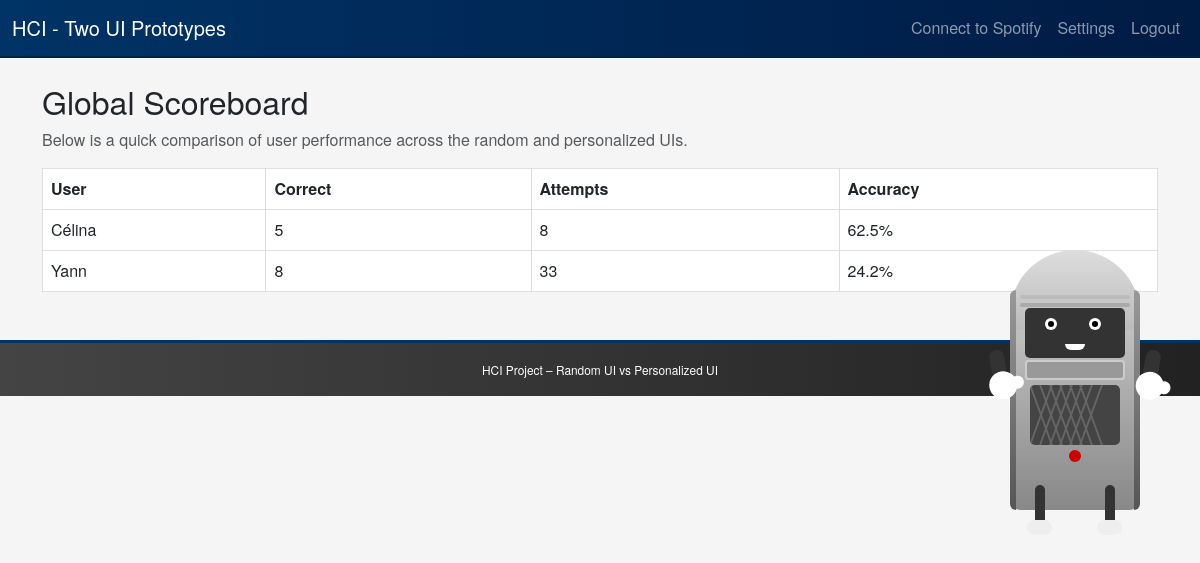
Page /scoreboard (signed in) on the earlier database version.
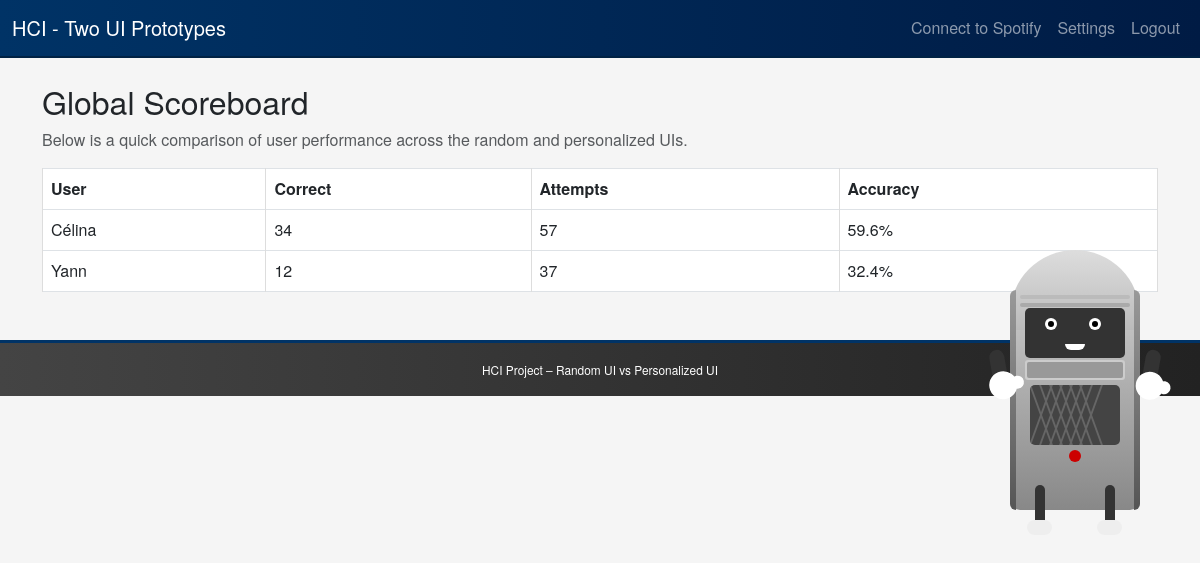
Same page on the later database version.
### models.py (models this page shows, shortened)
class User(db.Model):
    id = db.Column(db.Integer, primary_key=True)
    username = db.Column(db.String(80), unique=True, nullable=False)
    password = db.Column(db.String(80), nullable=False)
    total_correct = db.Column(db.Integer, default=0)
    total_attempts = db.Column(db.Integer, default=0)
    missed_songs = db.Column(db.String(1000), default="[]")

### routes/quiz.py (the view)
@quiz_bp.route('/scoreboard')
@require_login
def scoreboard():
    users = User.query.all()
    def accuracy(u):
        if u.total_attempts == 0:
            return 0
        return u.total_correct / u.total_attempts
    sorted_users = sorted(users, key=lambda x: (accuracy(x), x.total_correct), reverse=True)
    return render_template('scoreboard.html', all_users=sorted_users)

### app.py (called while the page is built)
def create_app():
    load_dotenv()
    app = Flask(__name__)
    app.secret_key = "ANY_RANDOM_SECRET_FOR_DEVELOPMENT"  # For dev only
    app.config["SQLALCHEMY_DATABASE_URI"] = "sqlite:///guessing_game.db"
    app.config["SQLALCHEMY_TRACK_MODIFICATIONS"] = False
    db.init_app(app)
    @app.context_processor
    def inject_now():
        return {"now": datetime.datetime.now}
    @app.context_processor
    def inject_buddy_message():
        return {"buddy_message": session.get("buddy_message", "")}
    from routes.auth import auth_bp
    from routes.quiz import quiz_bp
    app.register_blueprint(auth_bp)
    app.register_blueprint(quiz_bp)
    with app.app_context():
        db.create_all()
    return app

### routes/quiz.py (called while the page is built)
def current_user():
    uid = session.get("user_id")
    if not uid:
        return None
    return User.query.get(uid)

def require_login(f):
    from functools import wraps
    @wraps(f)
    def wrapper(*args, **kwargs):
        if not current_user():
            flash("Please log in first!", "warning")
            return redirect(url_for('auth_bp.login'))
        return f(*args, **kwargs)
    return wrapper

### templates/scoreboard.html
{% extends "layout.html" %}
{% block content %}
<h2>Global Scoreboard</h2>
<p class="text-muted">Below is a quick comparison of user performance across the random and personalized UIs.</p>
<table class="table table-bordered">
  <thead>
    <tr>
      <th>User</th>
      <th>Correct</th>
      <th>Attempts</th>
      <th>Accuracy</th>
    </tr>
  </thead>
  <tbody>
    {% for u in all_users %}
      {% set accuracy = 0 %}
      {% if u.total_attempts != 0 %}
        {% set accuracy = (u.total_correct / u.total_attempts) * 100 %}
      {% endif %}
      <tr>
        <td>{{ u.username }}</td>
        <td>{{ u.total_correct }}</td>
        <td>{{ u.total_attempts }}</td>
        <td>{{ accuracy|round(1) }}%</td>
      </tr>
    {% endfor %}
  </tbody>
</table>
{% endblock %}

### templates/layout.html (shortened to what this page needs)
<!DOCTYPE html>
<html>
<head>
  <link
    rel="stylesheet"
    href="https://cdn.jsdelivr.net/npm/bootstrap@5.3.0/dist/css/bootstrap.min.css"
  />
  <link rel="stylesheet" href="{{ url_for('static', filename='css/style.css') }}">
</head>
<body class="{% if session.color_theme == 'light' %}light-theme{% endif %}">
  <nav class="navbar navbar-expand-lg {% if session.color_theme == 'light' %}navbar-light bg-light{% else %}navbar-dark bg-dark{% endif %}">
    <div class="container-fluid">
      <a class="navbar-brand" href="{{ url_for('quiz_bp.dashboard') }}">
        HCI - Two UI Prototypes
      </a>
      <div class="collapse navbar-collapse" id="navbarToggler">
        <ul class="navbar-nav ms-auto">
          {% if session.spotify_token %}
            <li class="nav-item">
              <span class="nav-link">Spotify: Connected</span>
            </li>
          {% else %}
            <li class="nav-item">
              <a class="nav-link" href="{{ url_for('auth_bp.spotify_login') }}">Connect to Spotify</a>
            </li>
          {% endif %}
          {% if session.user_id %}
          <li class="nav-item">
            <a class="nav-link" href="{{ url_for('quiz_bp.settings') }}">Settings</a>
          </li>
          <li class="nav-item">
            <a class="nav-link" href="{{ url_for('auth_bp.logout') }}">Logout</a>
          </li>
          {% endif %}
        </ul>
      </div>
    </div>
  </nav>
  <div class="container mt-4">
    {% block content %}{% endblock %}
  </div>
  <footer class="bg-secondary text-white mt-5 py-3">
    <div class="container text-center">
      <small>HCI Project – Random UI vs Personalized UI</small>
    </div>
  </footer>
        <div class="jukebox" id="jukebox"
        style="position: fixed; top: 50%; right: 60px; transform: translateY(-50%);">
    <div class="silver-band left"></div>
    <div class="silver-band right"></div>
    <div class="decorative-line"></div>
    <div class="face">
      <div class="eye left"><div class="pupil"></div></div>
      <div class="eye right"><div class="pupil"></div></div>
      <div class="mouth" id="mouth"></div>
    </div>
    <div class="grille"></div>
    <div class="speaker"></div>
    <div class="button"></div>
    <div class="arm arm-left"><div class="hand"></div></div>
    <div class="arm arm-right"><div class="hand"></div></div>
    <div class="leg leg-left"><div class="shoe"></div></div>
    <div class="leg leg-right"><div class="shoe"></div></div>
  </div>
</body>
</html>

### static/css/style.css (style rules this page uses)
body { background-color: #f5f5f5; margin: 0; padding: 0; font-family: "Helvetica Neue", Arial, sans-serif; }
.navbar-dark.bg-dark { background: linear-gradient(90deg, #003366 0%, #001B44 100%); border-bottom: 2px solid #002244; }
footer.bg-secondary { background: linear-gradient(90deg, #444 0%, #222 100%); border-top: 3px solid #003366; }
footer .container { font-size: 0.85rem; }
.table-bordered > :not(caption) > * > * { border-color: #ddd !important; }

### templates/layout.html (style rules this page uses)
.jukebox { position: relative; width: 130px; height: 220px; background: linear-gradient(to bottom, #cccccc 0%, #888888 100%); border-radius: 10px; animation: dance 3s infinite ease-in-out; transform-origin: center bottom; cursor: pointer; z-index: 9999; }
.jukebox::before { content: ''; position: absolute; top: -40px; left: 0; width: 130px; height: 80px; background: linear-gradient(to bottom, #dddddd 0%, #bbbbbb 100%); border-radius: 65px 65px 0 0; }
.silver-band { position: absolute; top: 0; width: 6px; height: 100%; background: linear-gradient(to bottom, #999 0%, #555 100%); }
.silver-band.left { left: 0; border-top-left-radius: 10px; border-bottom-left-radius: 10px; }
.silver-band.right { right: 0; border-top-right-radius: 10px; border-bottom-right-radius: 10px; }
.decorative-line { position: absolute; top: 5px; left: 10px; width: 110px; height: 4px; background: #bbb; border-radius: 2px; }
.decorative-line::after { content: ''; position: absolute; top: 8px; left: 0; width: 110px; height: 4px; background: #aaa; border-radius: 2px; }
.face { position: absolute; top: 18px; left: 15px; width: 100px; height: 50px; background: #333; border-radius: 5px; overflow: hidden; z-index: 2; }
.eye { position: absolute; top: 10px; width: 12px; height: 12px; background: #fff; border-radius: 50%; overflow: hidden; }
.eye.left { left: 20px; }
.eye.right { left: 64px; }
.pupil { position: absolute; top: 3px; left: 3px; width: 6px; height: 6px; background: #000; border-radius: 50%; }
.mouth { position: absolute; bottom: 8px; left: 40px; width: 20px; height: 6px; background: #fff; border-radius: 0 0 20px 20px; transform-origin: bottom center; }
.grille { position: absolute; top: 70px; left: 15px; width: 100px; height: 20px; background: #ccc; border-radius: 3px; }
.grille::before { content: ''; position: absolute; top: 2px; left: 2px; width: 96px; height: 16px; background: #999; border-radius: 2px; }
.speaker { position: absolute; top: 95px; left: 20px; width: 90px; height: 60px; background: #444; border-radius: 5px; overflow: hidden; }
.speaker::before { content: ''; position: absolute; width: 2px; height: 100%; background: #666; left: 10px; transform: skew(20deg); box-shadow: 10px 0 0 #666, 20px 0 0 #666, 30px 0 0 #666, 40px 0 0 #666, 50px 0 0 #666; }
.speaker::after { content: ''; position: absolute; width: 2px; height: 100%; background: #666; left: 10px; transform: skew(-20deg); box-shadow: 10px 0 0 #666, 20px 0 0 #666, 30px 0 0 #666, 40px 0 0 #666, 50px 0 0 #666; }
.button { position: absolute; top: 160px; left: 50%; transform: translateX(-50%); width: 12px; height: 12px; background: #c00; border-radius: 50%; }
.arm { position: absolute; width: 15px; height: 45px; background: #333; border-radius: 30px; transform-origin: top center; animation: armSway 4s infinite ease-in-out; }
.arm-left { top: 60px; left: -22px; transform: rotate(-10deg); }
.arm-right { top: 60px; right: -22px; transform: rotate(10deg); }
.hand { position: absolute; bottom: -5px; left: -5px; width: 28px; height: 28px; background: #fff; border-radius: 50%; }
.hand::before { content: ''; position: absolute; width: 13px; height: 13px; background: #fff; border-radius: 50%; top: 7px; right: -7px; }
.leg { position: absolute; width: 10px; height: 50px; background: #333; border-radius: 5px; bottom: -25px; transform-origin: top center; }
.leg-left { left: 25px; animation: legLeftWiggle 4s infinite ease-in-out; }
.leg-right { right: 25px; animation: legRightWiggle 4s infinite ease-in-out; }
.shoe { position: absolute; bottom: 0; left: -8px; width: 25px; height: 15px; background: #eee; border-radius: 10px; }

Differences in the rows shown:
changed User "Célina": total_correct "5" → "34"; total_attempts "8" → "57"; accuracy "62.5" → "59.6"
changed User "Yann": total_correct "8" → "12"; total_attempts "33" → "37"; accuracy "24.2" → "32.4"
